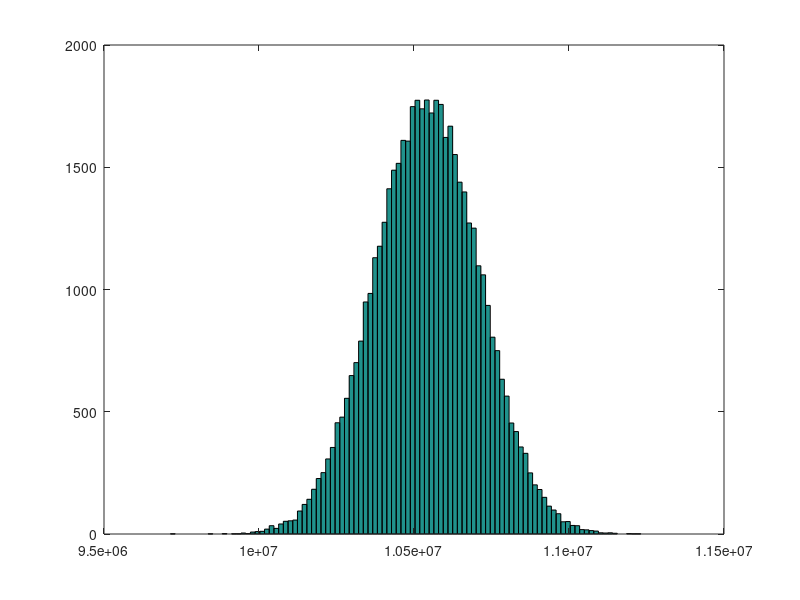

The MATLAB script that drew this image:
clc;
close all;
clear;
k_spp =  1.0541e+07;
k = k_spp + (0.016*k_spp).*randn(1,50000);
fid = fopen('Gaussian_k.txt', 'wt');
fprintf(fid, '%f\n', k);
fclose(fid);
hist(k,100);